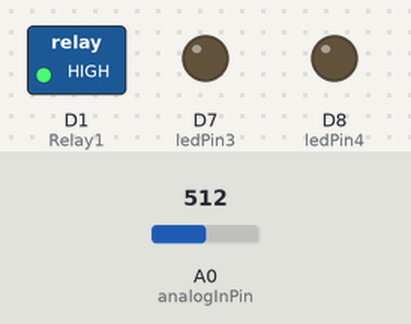
Simulated run of this sketch. Board: ESP8266 (NodeMCU). On the bench: switched loads named in the sketch (green lamp = pin HIGH), output pins drawn as LEDs (lit = HIGH). The inputs (shaded band) are chosen by the test bench; at power-on: A0 (analogInPin) = 512. WiFi joins after 1.5 s; servers stay silent unless stated; no MQTT or app messages arrive unless stated; what the sketch prints to the serial monitor is not drawn.

Above: at 2.7 s.
2.8 s: A0 (analogInPin) set to 584
8.0 s: A0 (analogInPin) set to 612
At 12.6 s:
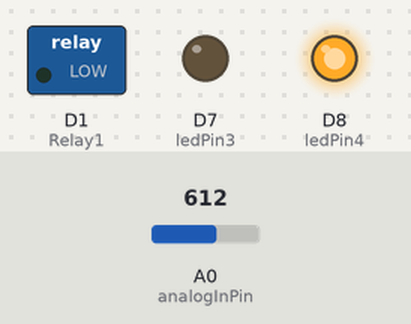
13.0 s: A0 (analogInPin) set to 590
At 17.7 s:
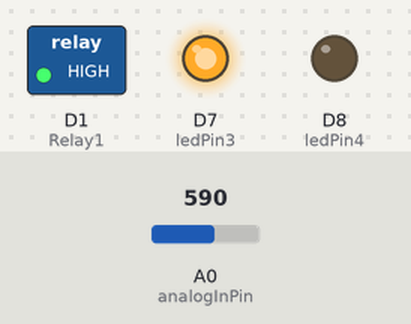
18.0 s: A0 (analogInPin) set to 610
At 22.8 s:
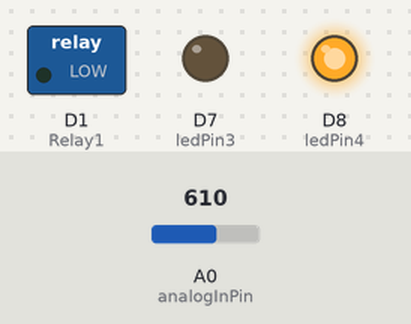
Timing chart, 0 to 24.0 s (numbered marks = the images above; inputs shaded):
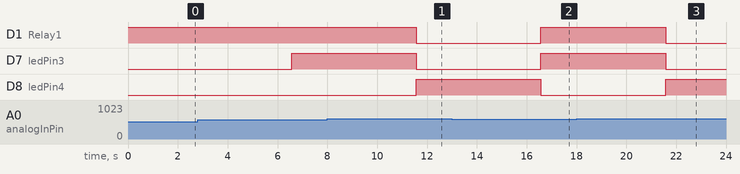

Measured:
- the behaviour switches between 599 and 600 on A0 (analogInPin) (found by bisection; images 0 and 1)
- after the input at 8.0 s, D1 (Relay1), D7 (ledPin3): HIGH → LOW after 3.6 s; D8 (ledPin4): LOW → HIGH after 3.6 s
- after the input at 13.0 s, D1 (Relay1), D7 (ledPin3): LOW → HIGH after 3.6 s; D8 (ledPin4): HIGH → LOW after 3.6 s
- after the input at 18.0 s, D1 (Relay1), D7 (ledPin3): HIGH → LOW after 3.6 s; D8 (ledPin4): LOW → HIGH after 3.6 s

The sketch:

mqtt_MCU_SHD.ino
```cpp
#include <ESP8266WiFi.h>
#include <PubSubClient.h>
#include <SPI.h>


int s = 0;
int analogInPin = A0;

#define wifi_ssid "Galaxy Note20 Ultra"
#define wifi_password "12131415"
#define mqtt_server "35.240.247.126"

#define s1 "s1"


WiFiClient espClient;
PubSubClient client(espClient);

//int ledPin1 = D5; // ไฟสีเขียวของค่าความเข้มแสง
//int ledPin2 = D6; // ไฟสีแดงของค่าความเข้มแสง
int ledPin3 = D7; // ไฟสีเขียวของค่าความชื้นในดิน
int ledPin4 = D8;  // ไฟสีแดงของค่าความชื้นในดิน
int Relay1 = D1; //รีเลย์ควบคุมปั้มน้ำหยด

void setup() {
  Serial.begin(115200);
//  pinMode(ledPin1, OUTPUT); // sets the pin as output
 // pinMode(ledPin2, OUTPUT); // sets the pin as output
  pinMode(ledPin3, OUTPUT);  // sets the pin as output
  pinMode(ledPin4, OUTPUT);  // sets the pin as output
  pinMode(Relay1, OUTPUT); // กำหนดขาทำหน้าที่ให้ขา 2 เป็น OUTPUT
  digitalWrite(Relay1, HIGH);
  setup_wifi();
  client.setServer(mqtt_server, 1883);
}

String macToStr(const uint8_t* mac)
{
  String result;
  for (int i = 0; i < 6; ++i) {
    result += String(mac[i], 16);
    if (i < 5)
      result += ':';
  }
  return result;
}


void setup_wifi() {
  delay(10);
  // We start by connecting to a WiFi network
  Serial.println();
  Serial.print("Connecting to ");
  Serial.println(wifi_ssid);

  WiFi.begin(wifi_ssid, wifi_password);

  while (WiFi.status() != WL_CONNECTED) {
    delay(500);
    Serial.print(".");
  }

  Serial.println("");
  Serial.println("WiFi connected");
  Serial.println("IP address: ");
  Serial.println(WiFi.localIP());
}

void reconnect() {
  // Loop until we're reconnected
  while (!client.connected()) {
      Serial.print("Attempting MQTT connection...");

      // Generate client name based on MAC address and last 8 bits of microsecond counter
      String clientName;
      clientName += "esp8266-";
      uint8_t mac[6];
      WiFi.macAddress(mac);
      clientName += macToStr(mac);
      clientName += "-";
      clientName += String(micros() & 0xff, 16);
      Serial.print("Connecting to ");
      Serial.print(mqtt_server);
      Serial.print(" as ");
      Serial.println(clientName);


    // Attempt to connect
    // If you do not want to use a username and password, change next line to
  if (client.connect((char*) clientName.c_str())) {
    //if (client.connect((char*) clientName.c_str()), mqtt_user, mqtt_password)) {
      Serial.println("connected");
    } else {
      Serial.print("failed, rc=");
      Serial.print(client.state());
      Serial.println(" try again in 5 seconds");
      // Wait 5 seconds before retrying
      delay(5000);
    }
  }
}


void loop() {

      if (!client.connected()) {
        reconnect();
      }
      client.loop();

      // Wait a few seconds between measurements.
      delay(5000);

 int sensorValue1 = analogRead(A0); //ค่าความชื้นในดิน
  s = analogRead(analogInPin);

  if (s < 600) {
    digitalWrite(ledPin3, HIGH); // สั่งให้ LED ที่ Pin3 ดับ *ไฟสีเขียว
    digitalWrite(ledPin4, LOW); // สั่งให้ LED ที่ Pin4 ติดสว่าง *ไฟสีแดง
    digitalWrite(Relay1, HIGH); // สั่งให้ปั้มน้ำหยดติด
  }
  else {
    digitalWrite(ledPin3, LOW); // สั่งให้ LED ที่ Pin2 ติดสว่าง *ไฟสีเขียว
    digitalWrite(ledPin4, HIGH); // สั่งให้ LED ที่ Pin4 ดับ *ไฟสีแดง
    digitalWrite(Relay1, LOW); // สั่งให้ปั้มน้ำหยดดับ
  }

 // float f = l;
  float h = s / 8 ;

      Serial.print(" ֍ ❃ ✻ ✼ ");
      Serial.print("ความชื้นในดิน            ⇨ ");
      Serial.print(String(h).c_str());
      Serial.println(" ％ ");
      client.publish(s1, String(h).c_str(), true);

}
```
